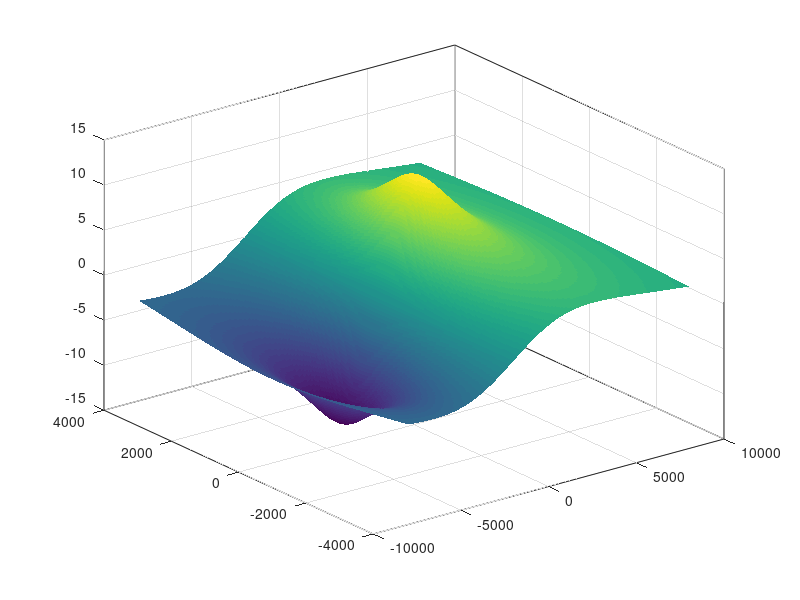

This figure's MATLAB source: (Note: this script raises an error after producing the figure.)
format long g
format compact
clc
close all
clearvars

% get the location of the script file to save figures
full_path = mfilename('fullpath');
[startpath,  filename, ext] = fileparts(full_path);
plot_num = 1;


%% Loss - 20*LOG(R)+20*LOG(F)-27.55	
frequency = 100;

x_range_min = -8000;
x_range_max = 8000;
x_range_step = 50;

y_range_min = -4000;
y_range_max = 4000;
y_range_step = 50;

z_max = 1000;

x_range = x_range_min:x_range_step:x_range_max;
y_range = y_range_min:y_range_step:y_range_max;

[x, y, z] = meshgrid(x_range, y_range, z_max);

%% setup points

p1 = [-4000, 0, 1];
p2 = [0, 0, 1];

range_p1 = sqrt((x-p1(1)).^2 + (y-p1(2)).^2 + (z-p1(3)).^2);
range_p2 = sqrt((x-p2(1)).^2 + (y-p2(2)).^2 + (z-p2(3)).^2);

%% calculate the losses
loss_map1 = -(20*log10(range_p1) + 20*log10(frequency) - 27.55);
loss_map2 = -(20*log10(range_p2) + 20*log10(frequency) - 27.55);

%% circle

radius = 1000;

% set the ellipse plotting segments
segments = 120;
theta = linspace(0, 2*pi, segments);

% calculate the ellipse
r_ellipse = (radius * eye(2)) * [cos(theta(:)).'; sin(theta(:)).'];


%%


loss_map = loss_map1 - loss_map2;
zm = max(loss_map(:));

figure(plot_num)
set(gcf,'position',([100,100,1000,500]),'color','w')

surf(x_range, y_range, -loss_map, 'edgecolor', 'none');
hold on
box on
grid on

s1 = scatter3(p2(1), p2(2), zm, 25, '^', 'k', 'filled');
s1.MarkerEdgeColor = 'w';

s2 = scatter3(p1(1), p1(2), zm, 25, 'o', 'k', 'filled');
s2.MarkerEdgeColor = 'w';

% plot the ellipse
el1 = plot3(r_ellipse(1,:) + p2(1), r_ellipse(2,:) + p2(2), zm*ones(1,segments), '--k');

set(gca,'fontweight','bold','FontSize', 13);

xlabel('meters (m)', 'fontweight','bold','FontSize', 13)
ylabel('meters (m)', 'fontweight','bold','FontSize', 13)

colormap(jet(256))
colorbar

view(0,90);
plot_num = plot_num + 1;

%% test

source = 0;
over = 3;

loss_map_s = -loss_map + source + over;

limit = 10;

loss_map_b = double(loss_map_s<=limit);

zm = max(loss_map_s(:));

figure(plot_num)
set(gcf,'position',([100,100,1000,500]),'color','w')
surf(x_range, y_range, loss_map_b, 'edgecolor', 'none');
hold on
box on
grid on

s1 = scatter3(p2(1), p2(2), 1, 30, '^', 'k', 'filled');
s1.MarkerEdgeColor = 'w';

s2 = scatter3(p1(1), p1(2), 1, 30, 'o', 'k', 'filled');
s2.MarkerEdgeColor = 'w';

% plot the ellipse
plot3(r_ellipse(1,:) + p2(1), r_ellipse(2,:) + p2(2), ones(1,segments), '--k')

set(gca,'fontweight','bold','FontSize', 13);

colormap([1,0,0;0,1,0])
% axis equal
view(0,90);
plot_num = plot_num + 1;







